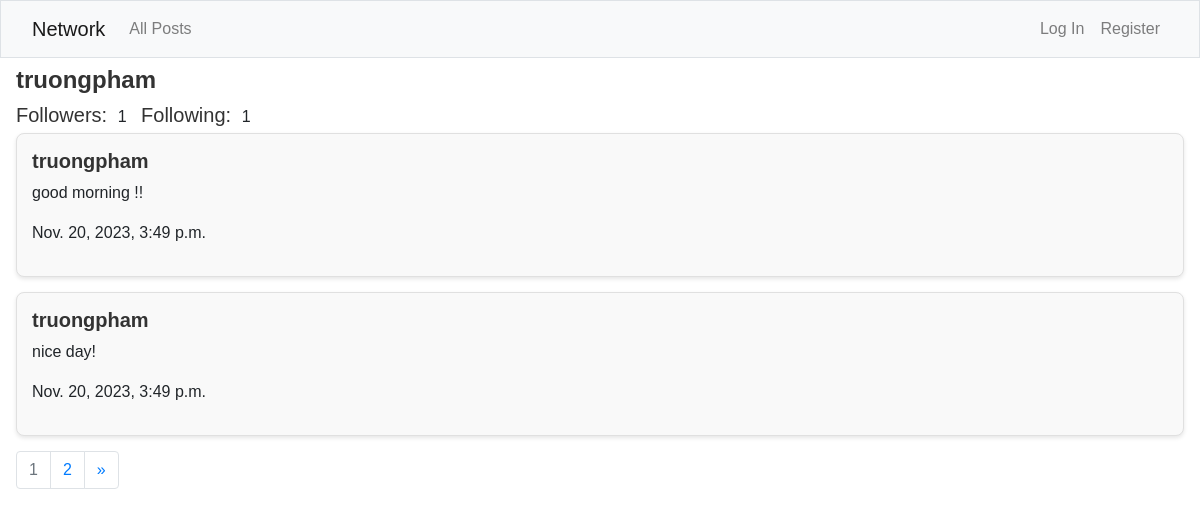
The app's page /profile/1 with its own data.
### network/models.py (models this page shows, shortened)
class User(AbstractUser):
    pass

class Post(models.Model):
    content = models.CharField(max_length=1000)
    poster = models.ForeignKey(User, on_delete=models.CASCADE, related_name='posts')
    date = models.DateTimeField(auto_now_add=True)

### network/views.py (the view)
# urls.py: path("profile/<int:user_id>", views.profile, name="profile"),
def profile(request, user_id):
    profile_user = User.objects.get(pk=user_id)
    posts = profile_user.posts.all().order_by('-date')
    followers_count = profile_user.followed.count()
    following_count = profile_user.followers.count()
    posts, previous_page, next_page = paginate_posts(posts, request.GET.get('page'), 2)
    is_following = False
    if request.user.is_authenticated and request.user != profile_user:
        is_following = Follow.objects.filter(follower=request.user, followed=profile_user).exists()
    return render(request, "network/profile.html", {
        "profile_user": profile_user,
        "posts": posts,
        "previous_page": previous_page,
        "next_page": next_page,
        "is_following": is_following,
        "followers_count": followers_count,
        "following_count": following_count,
    })

### network/views.py (called while the page is built)
def paginate_posts(posts, page_number, posts_per_page):
    paginator = Paginator(posts, posts_per_page)
    page = page_number
    try:
        posts = paginator.page(page)
    except PageNotAnInteger:
        posts = paginator.page(1)
    except EmptyPage:
        posts = paginator.page(paginator.num.pages)
    previous_page = posts.previous_page_number() if posts.has_previous() else None
    next_page = posts.next_page_number() if posts.has_next() else None
    return posts, previous_page, next_page

### network/templates/network/profile.html (shortened to what this page needs)
{% extends "network/layout.html" %}
{% load static %}
{% block body %}
    <div class="mt-2 mx-3">
        <div class="flex-container">
            <div>
                <h4><strong>{{ profile_user.username }}</strong></h4>
            </div>
        </div>
        <div class="inline-style">
            <div class="inline-style">
                <h5>Followers: </h5><p id="followers-count">{{ followers_count }}</p>
            </div>
            <div class="inline-style">
                <h5>Following: </h5><p id="following-count">{{ following_count }}</p>
            </div>
        </div>
        {% for post in posts %}
            <div class="post-form mt-1 text-left">
                <a href="{% url 'profile' post.poster.id %}"><h5><strong>{{ post.poster }}</strong></h5></a>
                <p>{{ post.content }}</p>
                <p>{{ post.date }}</p>
            </div>
        {% endfor %}
        <nav aria-label="Page navigation example">
            <ul class="pagination">
                <li class="page-item disabled"><span class="page-link color-type">{{ posts.number }}</span></li>
                {% if posts.has_next %}
                    <li class="page-item"><a class="page-link" href="?page={{ posts.next_page_number }}">{{ next_page }}</a></li>
                    <li class="page-item">
                        <a class="page-link" href="?page={{ posts.paginator.num_pages }}" aria-label="Next">
                            <span aria-hidden="true">&raquo;</span>
                        </a>
                    </li>
                {% endif %}
            </ul>
        </nav>
    </div>
{% endblock %}

### network/static/network/styles.css (style rules this page uses)
.post-form { border: 2px solid #ccc; padding: 10px; margin-bottom: 10px; border-radius: 7px; }
.color-type { color: grey; }
.inline-style h5, .inline-style p , .inline-style div { display: inline; margin-right: 5px; }
.flex-container { display: flex; flex-direction: row; gap: 30px; }
.post-form { background-color: #f9f9f9; border: 1px solid #e0e0e0; padding: 15px; margin-bottom: 15px; border-radius: 8px; box-shadow: 0 2px 4px rgba(0, 0, 0, 0.1); }
body { font-family: 'Arial', sans-serif; }
h2, h4, h5 { color: #333; }
.flex-container, .flex-container-2 { align-items: center; }

### records on screen
User: username "truongpham"
Post: poster "truongpham", content "good morning !!", date "Nov. 20, 2023, 3:49 p.m."
Post: poster "truongpham", content "nice day!", date "Nov. 20, 2023, 3:49 p.m."

### other values on screen
{{ followers_count }} "1"
{{ following_count }} "1"
{{ posts.number }} "1"
{{ next_page }} "2"
